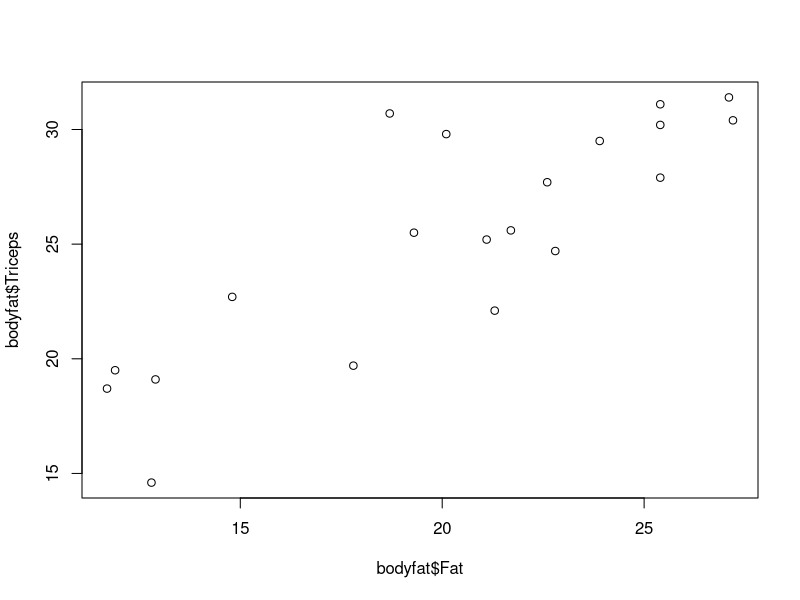
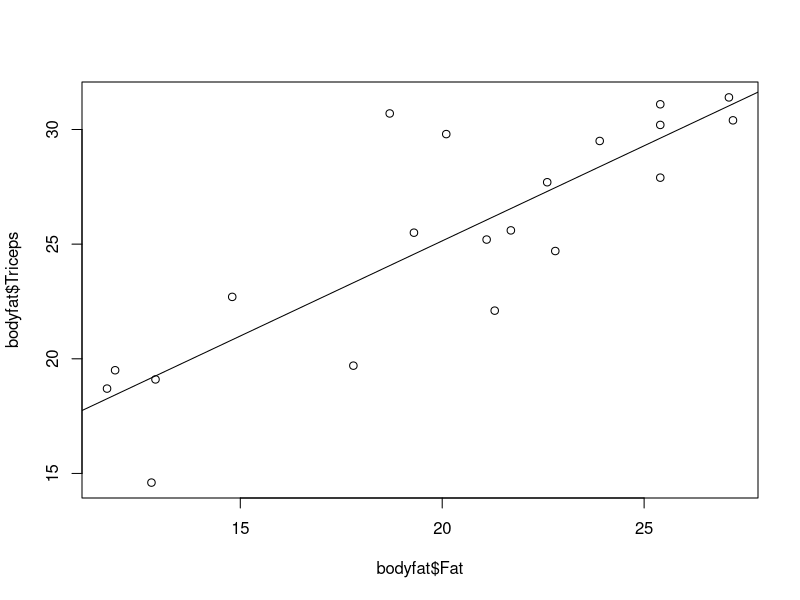
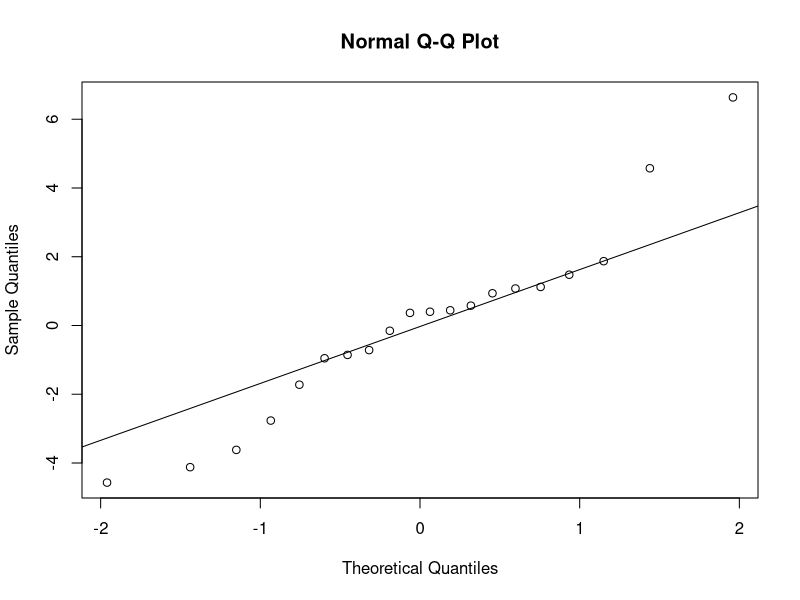
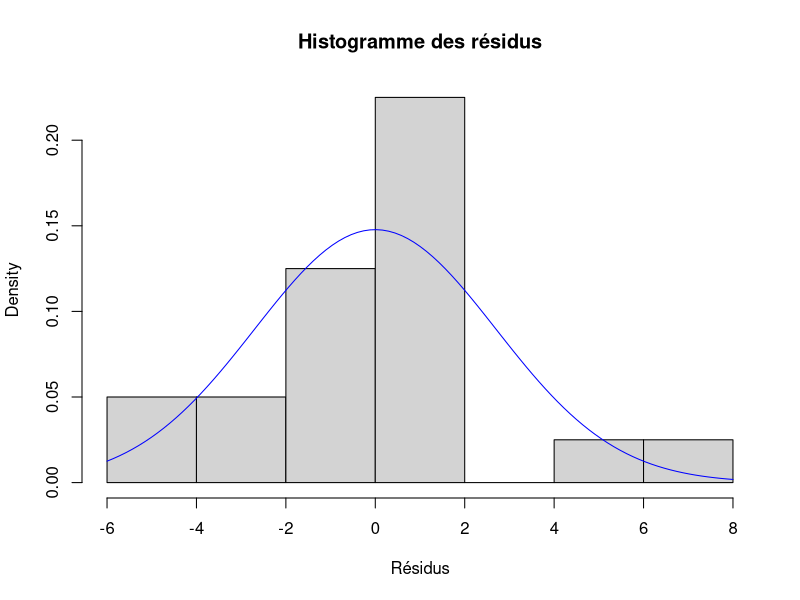
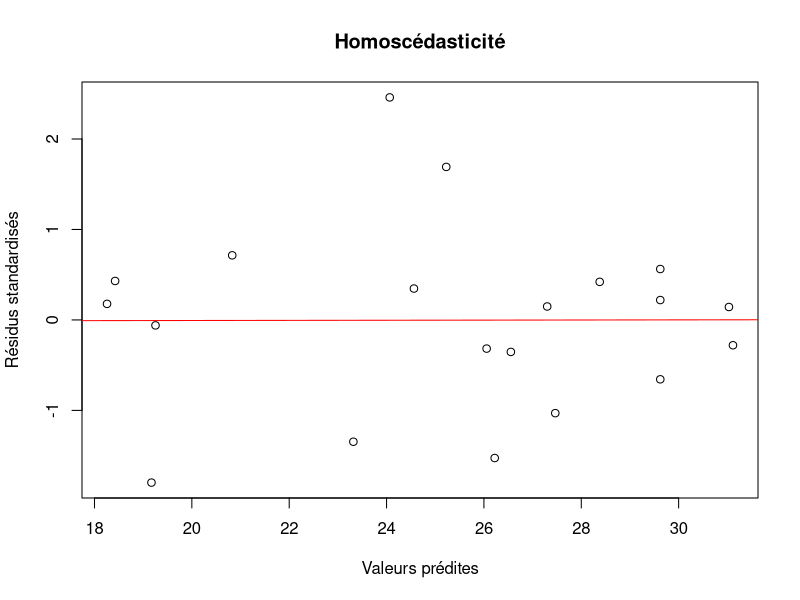
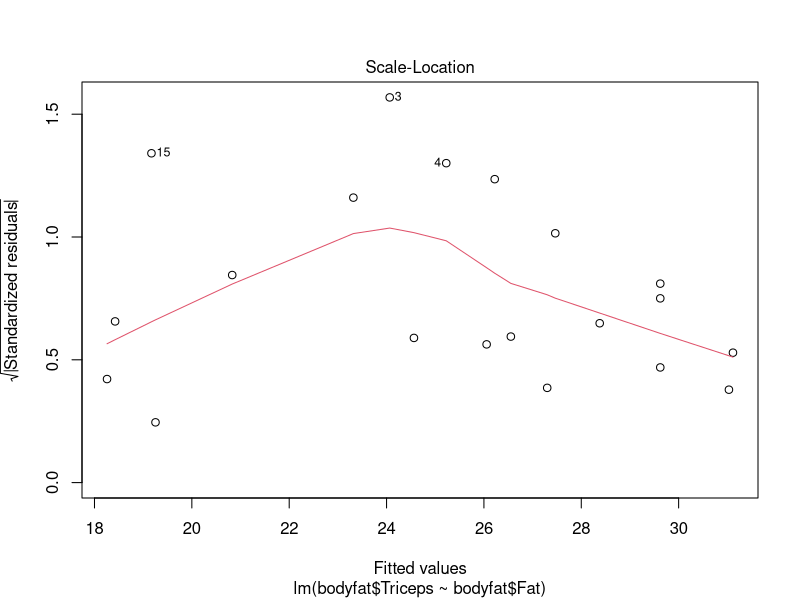
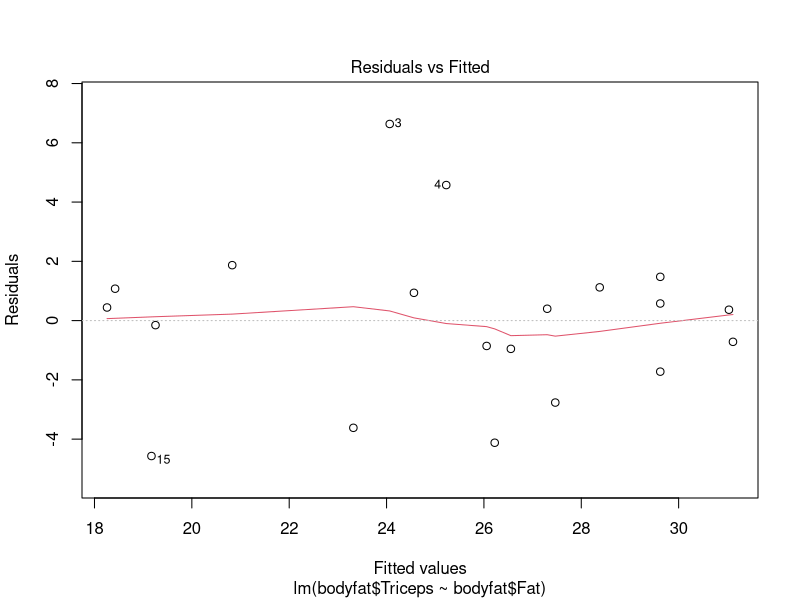
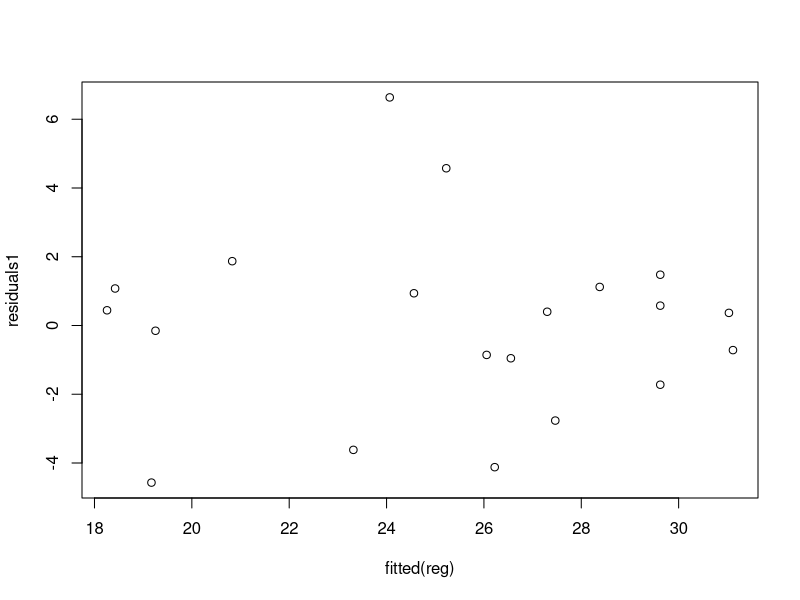

Here is the R script that generated these plots, in order:
# car.csv
# on enlève les valeurs qualitatives
# prix-km, prix-portes

# happiness
# happiness$Happiness.Score, happiness$Economy..GDP.per.Capita.
# happiness$Happiness.Score, happiness$Family
# happiness$Freedom~happiness$Dystopia.Residual (pas ouf mais je le mets la car il est drole je trouve)

# bodyfat
# fat avec les 3 autres
library(lmtest)

bodyfat <- read.csv('Jeux_Donnees/bodyfat.csv')
bodyfat$Fat

# ======= fat - triceps =======
plot(bodyfat$Fat, bodyfat$Triceps)
reg<-lm(bodyfat$Triceps~bodyfat$Fat)
summary(reg)
plot(bodyfat$Fat, bodyfat$Triceps)
abline(reg)
reg$coefficient

# Analyse de la normalité
# QQ plot
residuals1 <- residuals(reg)
qqnorm(residuals1)
qqline(residuals1)
# Histogramme des résidus corrigés
hist(residuals1, prob= TRUE, main="Histogramme des résidus", xlab="Résidus")
curve(dnorm(x, mean=mean(residuals1), sd=sd(residuals1)), add=TRUE, col="blue")
shapiro.test(residuals1)

# Analyser l'homoscédasticité
# Résidus standardisés en fonction des valeurs prédites
residuals_standardized1 <- rstandard(reg)
plot(fitted.values(reg), residuals_standardized1, main="Homoscédasticité", xlab="Valeurs prédites", ylab="Résidus standardisés")
abline(lm(residuals_standardized1 ~ fitted(reg)), col="red")
bptest(reg)
plot(reg, which = 3)


# Analyser la linéarité 
plot(reg, which = 1)
plot(fitted(reg), residuals1)
resettest(reg)


# ======= fat - thigh ======= -> La linéarité n'est pas aussi bonne que triceps
plot(bodyfat$Fat, bodyfat$Thigh)
reg<-lm(bodyfat$Thigh~bodyfat$Fat)
summary(reg)
plot(bodyfat$Fat, bodyfat$Thigh)
abline(reg)
reg$coefficient

# Analyse de la normalité
residuals1 <- residuals(reg)
qqnorm(residuals1)
qqline(residuals1)
# Histogramme des résidus corrigés
hist(residuals1, prob= TRUE, main="Histogramme des résidus", xlab="Résidus")
curve(dnorm(x, mean=mean(residuals1), sd=sd(residuals1)), add=TRUE, col="blue")
shapiro.test(residuals1)    # p-value > 0,05 donc hypothèse de normalité validée

# Analyser l'homoscédasticité
# Résidus standardisés en fonction des valeurs prédites
residuals_standardized1 <- rstandard(reg)
plot(fitted.values(reg), residuals_standardized1, main="Homoscédasticité", xlab="Valeurs prédites", ylab="Résidus standardisés")
abline(lm(residuals_standardized1 ~ fitted(reg)), col="red")
bptest(reg)
plot(reg, which = 3)

# Analyser la linéarité 
plot(reg, which = 1)
plot(fitted(reg), residuals1)
resettest(reg)


# ======= fat - midharm ======= -> R^2 trop petit & manque de correlation entre les données
plot(bodyfat$Fat, bodyfat$Midarm)
reg<-lm(bodyfat$Midarm~bodyfat$Fat)
summary(reg)
plot(bodyfat$Fat, bodyfat$Midarm)
abline(reg)
reg$coefficient

# Analyse de la normalité
residuals1 <- residuals(reg)
qqnorm(residuals1)
qqline(residuals1)
# Histogramme des résidus corrigés
hist(residuals1, prob= TRUE, main="Histogramme des résidus", xlab="Résidus")
curve(dnorm(x, mean=mean(residuals1), sd=sd(residuals1)), add=TRUE, col="blue")
shapiro.test(residuals1)    # p-value > 0,05 donc hypothèse de normalité validée

# Analyser l'homoscédasticité
# Résidus standardisés en fonction des valeurs prédites
residuals_standardized1 <- rstandard(reg)
plot(fitted.values(reg), residuals_standardized1, main="Homoscédasticité", xlab="Valeurs prédites", ylab="Résidus standardisés")
abline(lm(residuals_standardized1 ~ fitted(reg)), col="red")
bptest(reg)
plot(reg, which = 3)

# Analyser la linéarité 
plot(reg, which = 1)
plot(fitted(reg), residuals1)
resettest(reg)

########################################################
##### ============ CHOIX FAT~TRICEPS  ============ #####
########################################################

## Q17

plot(bodyfat$Fat, bodyfat$Triceps)
reg<-lm(bodyfat$Triceps~bodyfat$Fat)
summary(reg) # R^2 à 0.7111 > 0.6 données corrélées 
# (71% des valeurs de l'un sont expliquées par les valeurs de l'autre), à vérifier
plot(bodyfat$Fat, bodyfat$Triceps)
abline(reg) # Bonne corrélation des variables (autour de la droite de régression)
reg$coefficient

# Analyse de la normalité
# QQ plot
residuals1 <- residuals(reg)
qqnorm(residuals1)
qqline(residuals1) # La plupart des quantiles théoriques en fonction des
# quantiles observés appartiennent à la droite qqline 
# Histogramme des résidus corrigés
hist(residuals1, prob= TRUE, main="Histogramme des résidus", xlab="Résidus")
curve(dnorm(x, mean=mean(residuals1), sd=sd(residuals1)), add=TRUE, col="blue")
# Suit à peu près une loi normale
shapiro.test(residuals1) # p-value = 0.2955 > 0.05 

# Analyser l'homoscédasticité
# Résidus standardisés en fonction des valeurs prédites
residuals_standardized1 <- rstandard(reg)
plot(fitted.values(reg), residuals_standardized1, main="Homoscédasticité", xlab="Valeurs prédites", ylab="Résidus standardisés")
abline(lm(residuals_standardized1 ~ fitted(reg)), col="red")
# On observe pas beaucoup de variation dans la dispertion autour de la ligne de tendance 
# Ligne de tendance à 0 donc la variance des residus est constante 
bptest(reg) # p-value = 0.3987 > 0.05

# Analyser la linéarité
plot(reg, which = 1) # La courbe se rapproche grandement de la ligne de tendance
# plot(fitted(reg), residuals1)
resettest(reg) # p-value = 0.8107 > 0.05

## Q18
b_estim <- function(xy, n) {
  x <- xy[[1]]
  y <- xy[[2]]
  sxY <- mean(x*y)-mean(x)*mean(y)
  s2x <- mean((x - mean(x))**2)
  return(sxY/s2x)
}
a_estim <- function(xy, n) {
  x <- xy[[1]]
  y <- xy[[2]]
  b_est <- b_estim(xy, n)
  return(mean(y) - b_est*mean(x))
}
sigma_estim <- function(xy, n) {
  x <- xy[[1]]
  y <- xy[[2]]
  a_est <- a_estim(xy, n)
  b_est <- b_estim(xy, n)
  return(mean((y - a_est - b_est*x)**2))
}

x <- bodyfat$Fat
y <- bodyfat$Triceps
plot(x, y)
n <- length(x)
xy <- data.frame(x, y)
a_est <- a_estim(xy, n)
b_est <- b_estim(xy, n)
y_ests <- a_est + b_est*x
lines(x, y_ests, col="green")
regression <- lm(y~x)
abline(regression, col="red")
# On retrouve la corrélation trouvée plus tôt

## Q19 
confint(regression, level=0.95) # On prend un intervalle de confiance à 95%

## Q20
R.squared <- summary(regression)$r.squared # R2 > 0.6 = Super 

## Q21
S.2.xy <- (mean(x*y)-mean(x)*mean(y))**2
S.2.x <- mean((x - mean(x))**2)
S.2.y <- mean((y - mean(y))**2)
S.2.xy/(S.2.x * S.2.y)
R.squared
# Les 2 sont égaux
# Notre régression explique la plupart de la variance de la variable dépendante

## Q22
regression$coefficients[2] # b != 0

## Q23
residuals <- residuals(regression)
qqnorm(residuals)
qqline(residuals)
# La plupart des quantiles théoriques en fonction des
# quantiles observés appartiennent à la droite qqline 

## Q24
residuals_standardized <- rstandard(regression)
plot(fitted.values(regression), residuals_standardized, main="Homoscédasticité", xlab="Valeurs prédites", ylab="Résidus standardisés")
abline(lm(residuals_standardized ~ fitted(regression)), col="red")
# On observe pas beaucoup de variation dans la dispertion autour de la ligne de tendance -> Homoscédastique
# Ligne de tendance à 0 donc la variance des residus est constante 

## Q25
x0.1 <- round(runif(1,11,26),1)
x0.2 <- round(runif(1,11,26),1)
# On recupère les intervalles de confiances pour a et b
a.IC <- confint(regression, level=0.95)[1, ]
b.IC <- confint(regression, level=0.95)[2, ]
# On obtient 2 intervalles de confiance pour E(y0.1) et E(y0.2)
esp.yO.1_IC <- a.IC + b.IC*x0.1
esp.y0.2_IC <- a.IC + b.IC*x0.2

# Fonction pour obtenir un intervalle de prédiction de Y0
predict(regression,data.frame(x = c(x0.1, x0.2)),interval="prediction",level = 0.95)
